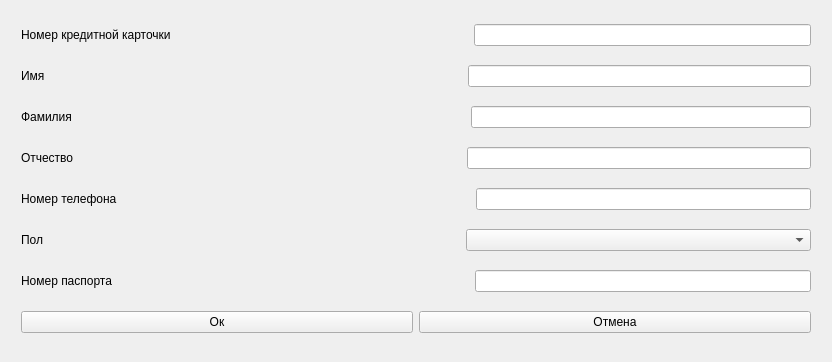
<?xml version="1.0" encoding="UTF-8"?>
<ui version="4.0">
 <class>FormForEditing</class>
 <widget class="QWidget" name="FormForEditing">
  <property name="geometry">
   <rect>
    <x>0</x>
    <y>0</y>
    <width>832</width>
    <height>362</height>
   </rect>
  </property>
  <property name="windowTitle">
   <string>Form</string>
  </property>
  <layout class="QHBoxLayout" name="horizontalLayout_3">
   <item>
    <layout class="QVBoxLayout" name="verticalLayout">
     <property name="sizeConstraint">
      <enum>QLayout::SetMaximumSize</enum>
     </property>
     <property name="leftMargin">
      <number>5</number>
     </property>
     <property name="topMargin">
      <number>5</number>
     </property>
     <property name="rightMargin">
      <number>5</number>
     </property>
     <property name="bottomMargin">
      <number>5</number>
     </property>
     <item>
      <layout class="QHBoxLayout" name="horizontalLayout_4">
       <property name="sizeConstraint">
        <enum>QLayout::SetMinimumSize</enum>
       </property>
       <property name="leftMargin">
        <number>5</number>
       </property>
       <property name="topMargin">
        <number>5</number>
       </property>
       <property name="rightMargin">
        <number>5</number>
       </property>
       <property name="bottomMargin">
        <number>5</number>
       </property>
       <item>
        <widget class="QLabel" name="label_2">
         <property name="text">
          <string>Номер кредитной карточки</string>
         </property>
        </widget>
       </item>
       <item>
        <spacer name="horizontalSpacer">
         <property name="orientation">
          <enum>Qt::Horizontal</enum>
         </property>
         <property name="sizeType">
          <enum>QSizePolicy::Fixed</enum>
         </property>
         <property name="sizeHint" stdset="0">
          <size>
           <width>297</width>
           <height>20</height>
          </size>
         </property>
        </spacer>
       </item>
       <item>
        <widget class="QLineEdit" name="lineEdit_cred_card"/>
       </item>
      </layout>
     </item>
     <item>
      <layout class="QHBoxLayout" name="horizontalLayout_5">
       <property name="sizeConstraint">
        <enum>QLayout::SetMinimumSize</enum>
       </property>
       <property name="leftMargin">
        <number>5</number>
       </property>
       <property name="topMargin">
        <number>5</number>
       </property>
       <property name="rightMargin">
        <number>5</number>
       </property>
       <property name="bottomMargin">
        <number>5</number>
       </property>
       <item>
        <widget class="QLabel" name="label_3">
         <property name="text">
          <string>Имя</string>
         </property>
        </widget>
       </item>
       <item>
        <spacer name="horizontalSpacer_2">
         <property name="orientation">
          <enum>Qt::Horizontal</enum>
         </property>
         <property name="sizeType">
          <enum>QSizePolicy::Fixed</enum>
         </property>
         <property name="sizeHint" stdset="0">
          <size>
           <width>417</width>
           <height>20</height>
          </size>
         </property>
        </spacer>
       </item>
       <item>
        <widget class="QLineEdit" name="lineEdit_f_name"/>
       </item>
      </layout>
     </item>
     <item>
      <layout class="QHBoxLayout" name="horizontalLayout_6">
       <property name="sizeConstraint">
        <enum>QLayout::SetMinimumSize</enum>
       </property>
       <property name="leftMargin">
        <number>5</number>
       </property>
       <property name="topMargin">
        <number>5</number>
       </property>
       <property name="rightMargin">
        <number>5</number>
       </property>
       <property name="bottomMargin">
        <number>5</number>
       </property>
       <item>
        <widget class="QLabel" name="label_4">
         <property name="text">
          <string>Фамилия</string>
         </property>
        </widget>
       </item>
       <item>
        <spacer name="horizontalSpacer_3">
         <property name="orientation">
          <enum>Qt::Horizontal</enum>
         </property>
         <property name="sizeType">
          <enum>QSizePolicy::Fixed</enum>
         </property>
         <property name="sizeHint" stdset="0">
          <size>
           <width>393</width>
           <height>20</height>
          </size>
         </property>
        </spacer>
       </item>
       <item>
        <widget class="QLineEdit" name="lineEdit_s_name"/>
       </item>
      </layout>
     </item>
     <item>
      <layout class="QHBoxLayout" name="horizontalLayout_7">
       <property name="sizeConstraint">
        <enum>QLayout::SetMinimumSize</enum>
       </property>
       <property name="leftMargin">
        <number>5</number>
       </property>
       <property name="topMargin">
        <number>5</number>
       </property>
       <property name="rightMargin">
        <number>5</number>
       </property>
       <property name="bottomMargin">
        <number>5</number>
       </property>
       <item>
        <widget class="QLabel" name="label_5">
         <property name="text">
          <string>Отчество</string>
         </property>
        </widget>
       </item>
       <item>
        <spacer name="horizontalSpacer_4">
         <property name="orientation">
          <enum>Qt::Horizontal</enum>
         </property>
         <property name="sizeType">
          <enum>QSizePolicy::Fixed</enum>
         </property>
         <property name="sizeHint" stdset="0">
          <size>
           <width>387</width>
           <height>20</height>
          </size>
         </property>
        </spacer>
       </item>
       <item>
        <widget class="QLineEdit" name="lineEdit_t_name"/>
       </item>
      </layout>
     </item>
     <item>
      <layout class="QHBoxLayout" name="horizontalLayout_8">
       <property name="sizeConstraint">
        <enum>QLayout::SetMinimumSize</enum>
       </property>
       <property name="leftMargin">
        <number>5</number>
       </property>
       <property name="topMargin">
        <number>5</number>
       </property>
       <property name="rightMargin">
        <number>5</number>
       </property>
       <property name="bottomMargin">
        <number>5</number>
       </property>
       <item>
        <widget class="QLabel" name="label_6">
         <property name="text">
          <string>Номер телефона</string>
         </property>
        </widget>
       </item>
       <item>
        <spacer name="horizontalSpacer_5">
         <property name="orientation">
          <enum>Qt::Horizontal</enum>
         </property>
         <property name="sizeType">
          <enum>QSizePolicy::Fixed</enum>
         </property>
         <property name="sizeHint" stdset="0">
          <size>
           <width>353</width>
           <height>20</height>
          </size>
         </property>
        </spacer>
       </item>
       <item>
        <widget class="QLineEdit" name="lineEdit_tel_number"/>
       </item>
      </layout>
     </item>
     <item>
      <layout class="QHBoxLayout" name="horizontalLayout_2">
       <property name="leftMargin">
        <number>5</number>
       </property>
       <property name="topMargin">
        <number>5</number>
       </property>
       <property name="rightMargin">
        <number>5</number>
       </property>
       <property name="bottomMargin">
        <number>5</number>
       </property>
       <item>
        <widget class="QLabel" name="label">
         <property name="text">
          <string>Пол</string>
         </property>
        </widget>
       </item>
       <item>
        <spacer name="horizontalSpacer_7">
         <property name="orientation">
          <enum>Qt::Horizontal</enum>
         </property>
         <property name="sizeType">
          <enum>QSizePolicy::Fixed</enum>
         </property>
         <property name="sizeHint" stdset="0">
          <size>
           <width>93</width>
           <height>20</height>
          </size>
         </property>
        </spacer>
       </item>
       <item>
        <widget class="QComboBox" name="comboBox_gender"/>
       </item>
      </layout>
     </item>
     <item>
      <layout class="QHBoxLayout" name="horizontalLayout_9">
       <property name="leftMargin">
        <number>5</number>
       </property>
       <property name="topMargin">
        <number>5</number>
       </property>
       <property name="rightMargin">
        <number>5</number>
       </property>
       <property name="bottomMargin">
        <number>5</number>
       </property>
       <item>
        <widget class="QLabel" name="label_7">
         <property name="text">
          <string>Номер паспорта</string>
         </property>
        </widget>
       </item>
       <item>
        <spacer name="horizontalSpacer_6">
         <property name="orientation">
          <enum>Qt::Horizontal</enum>
         </property>
         <property name="sizeType">
          <enum>QSizePolicy::Fixed</enum>
         </property>
         <property name="sizeHint" stdset="0">
          <size>
           <width>357</width>
           <height>20</height>
          </size>
         </property>
        </spacer>
       </item>
       <item>
        <widget class="QLineEdit" name="lineEdit_pass_number">
         <property name="sizePolicy">
          <sizepolicy hsizetype="Expanding" vsizetype="Fixed">
           <horstretch>0</horstretch>
           <verstretch>0</verstretch>
          </sizepolicy>
         </property>
        </widget>
       </item>
      </layout>
     </item>
     <item>
      <layout class="QHBoxLayout" name="horizontalLayout">
       <property name="leftMargin">
        <number>5</number>
       </property>
       <property name="topMargin">
        <number>5</number>
       </property>
       <property name="rightMargin">
        <number>5</number>
       </property>
       <property name="bottomMargin">
        <number>5</number>
       </property>
       <item>
        <widget class="QPushButton" name="pushButton_2">
         <property name="text">
          <string>Ок</string>
         </property>
        </widget>
       </item>
       <item>
        <widget class="QPushButton" name="pushButton">
         <property name="text">
          <string>Отмена</string>
         </property>
        </widget>
       </item>
      </layout>
     </item>
    </layout>
   </item>
  </layout>
 </widget>
 <resources/>
 <connections/>
</ui>
